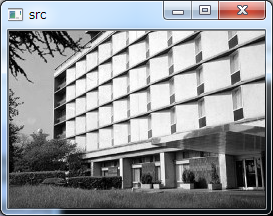
//> input picture OpenCV.cpp/00.png, 273 x 216 px, given in place of building.jpg, which was not available
$ ./line-detect_01   (built with g++ and OpenCV 4)
//> lines starting //> are read from the running program, lines starting //| are printed output that depends on the picture; pictures that were not available may be replaced by others from this repository, and a replacement may not be noted
#include <iostream>
#include <opencv2/highgui/highgui.hpp>
#include <opencv2/imgproc.hpp>

#pragma comment( lib, "opencv_world300d.lib" )

int main(int argc, const char* argv[])
{
   int hr = -1;

   try
   {
      cv::Mat src, edge, dst;
      std::vector<cv::Vec4i> lines;

      // 画像読み込み
      src = cv::imread("D:/TEMP/MaverickProj/Image/OpenCV/45/building.jpg", cv::IMREAD_GRAYSCALE);
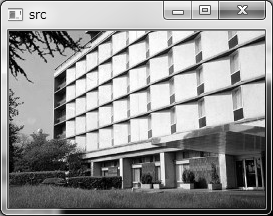
//> src: 216 rows x 273 cols, CV_8UC1; min 0, max 255, mean 147.7
      //
      cv::namedWindow("src", 1);
      imshow("src", src);
      //
      //                         // 輪郭抽出
      cv::Canny(src, edge, 50, 200, 3);
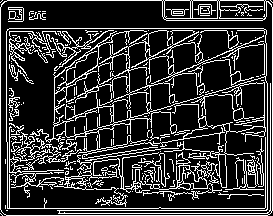
//> edge: 216 rows x 273 cols, CV_8UC1; 20.6% white in thin lines or dots
      //
      //                                     // 画像領域確保
      dst = cv::Mat::zeros(src.rows, src.cols, CV_8UC3);
      //
      //                                                 // src[0] -> dst[2], src[0] -> dst[1], src[0] -> dst[0]
      //                                                       // て感じでコピー元インデックスとコピー先インデックスを指定する
      int fromTo[] = { 0, 2, 0, 1, 0, 0 };
      //
      //                                                                   // シングルチャンネルを３チャンネルに増やして、コピーする
      cv::mixChannels(&src, 1, &dst, 1, fromTo, 3);
      //
      // 線分検出
      cv::HoughLinesP(
        edge,           // 8ビット，シングルチャンネルの2値入力画像．この画像は関数により書き換えられる可能性があり.
        lines,          // 検出された線分が出力されるベクトル
        1,              // ピクセル単位での距離分解能.
        CV_PI / 180.0,  // ラジアン単位での角度分解能
        80,             // 閾値.thresholdを十分に超えている直線のみが出力対象.
        30,             // 最小の線分長
        10              // 2点が同一線分上にあると見なす場合に許容される最大距離
      );
//> lines = 49 lines (x1, y1, x2, y2), first 8: [2, 215, 267, 215], [0, 208, 272, 208], [2, 0, 270, 0], [0, 28, 272, 28], [57, 210, 272, 210], [272, 209, 272, 2], [0, 213, 0, 2], [54, 125, 265, 35]
      //
      //                                                                                                                                                                   // 線分描画
      for (auto line : lines)
      {
        cv::line(dst, cv::Point(line[0], line[1]), cv::Point(line[2], line[3]), cv::Scalar(0, 0, 255), 1);
      }
//> this loop made 49 passes
//> line on passes 1 to 12: [2, 215, 267, 215], [0, 208, 272, 208], [2, 0, 270, 0], [0, 28, 272, 28], [57, 210, 272, 210], [272, 209, 272, 2], [0, 213, 0, 2], [54, 125, 265, 35], [58, 213, 270, 213], [7, 167, 270, 116], [54, 108, 198, 32], [267, 212, 267, 83]
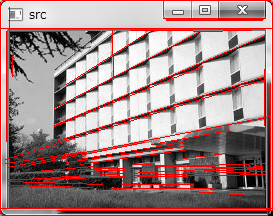
//> dst: 216 rows x 273 cols, CV_8UC3; mean B, G, R 137.5, 137.5, 165.7
      //
      cv::namedWindow("dst", 1);
      cv::imshow("dst", dst);
      //
      cv::waitKey(0);
      //
      hr = 0;
    }
      //
      catch (cv::Exception ex)
      {
        std::cout << ex.err << std::endl;
      }
      //
      //                                                                                                                                                                                                                                           // ウィンドウの破棄
      cv::destroyAllWindows();
      //
      return hr;
}
